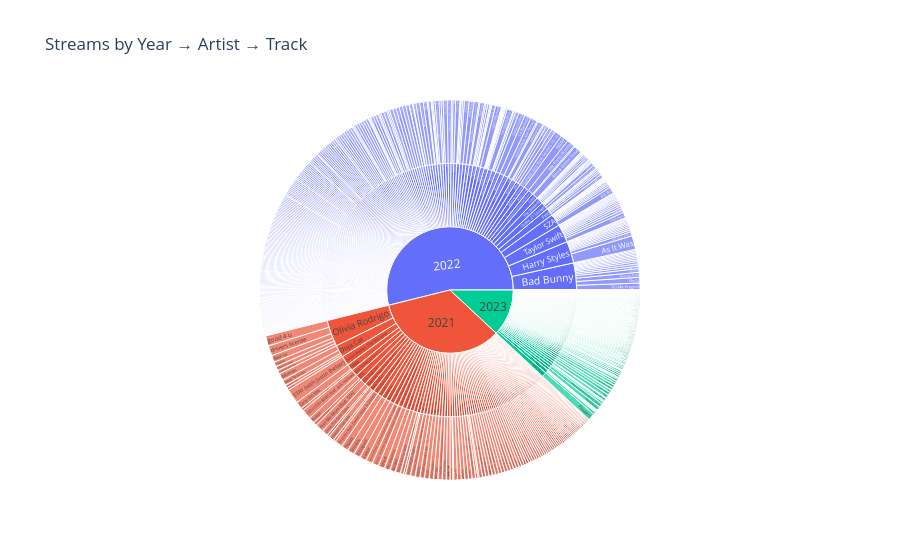

This figure's notebook cell:
### Markdown cell above
# 9 Streams by Year → Artist → Track(sunburst chart)

### Code cell
top_years = df['released_year'].value_counts().nlargest(3).index
filtered = df[df['released_year'].isin(top_years)]

fig = px.sunburst(
    filtered,
    path=['released_year', 'artist(s)_name', 'track_name'],
    values='streams',
    title='Streams by Year → Artist → Track'
)
fig.show()

### Figure 1 — Plotly figure (JSON) as saved in the notebook; plotly's stock layout.template omitted (floating-point values rounded to 4 significant figures; data arrays with more than 128 entries replaced by an {"elided": "..."} marker saying what was removed)
{"data": [{"branchvalues": "total", "domain": {"x": [0, 1], "y": [0, 1]}, "hovertemplate": "labels=%{label}<br>streams=%{value}<br>parent=%{parent}<br>id=%{id}<extra></extra>", "ids": {"elided": "1218 str values"}, "labels": {"elided": "1218 str values"}, "name": "", "parents": {"elided": "1218 str values"}, "type": "sunburst", "values": {"elided": "1218 float values"}}], "layout": {"legend": {"tracegroupgap": 0}, "title": {"text": "Streams by Year → Artist → Track"}}}
